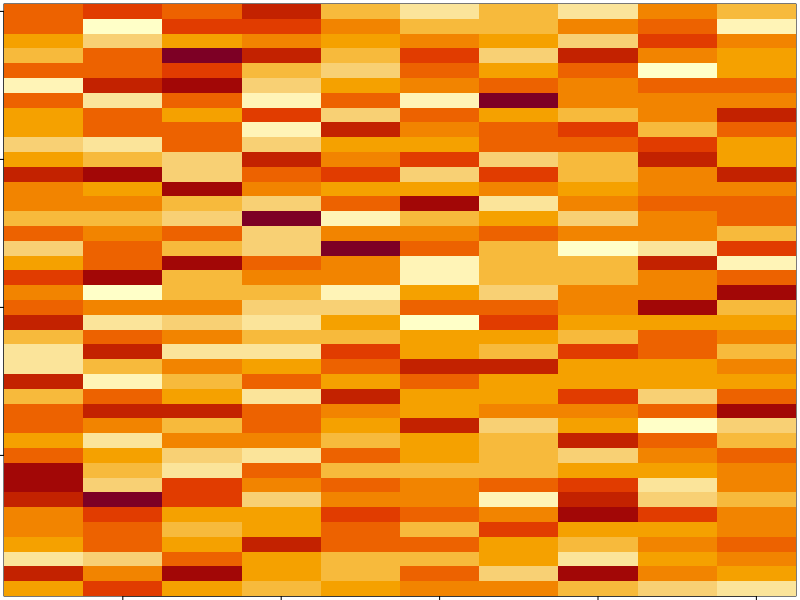
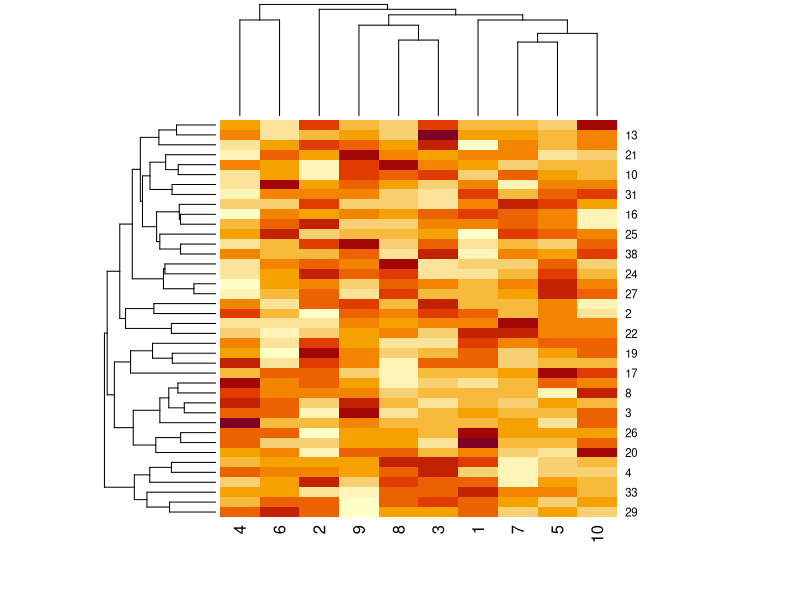
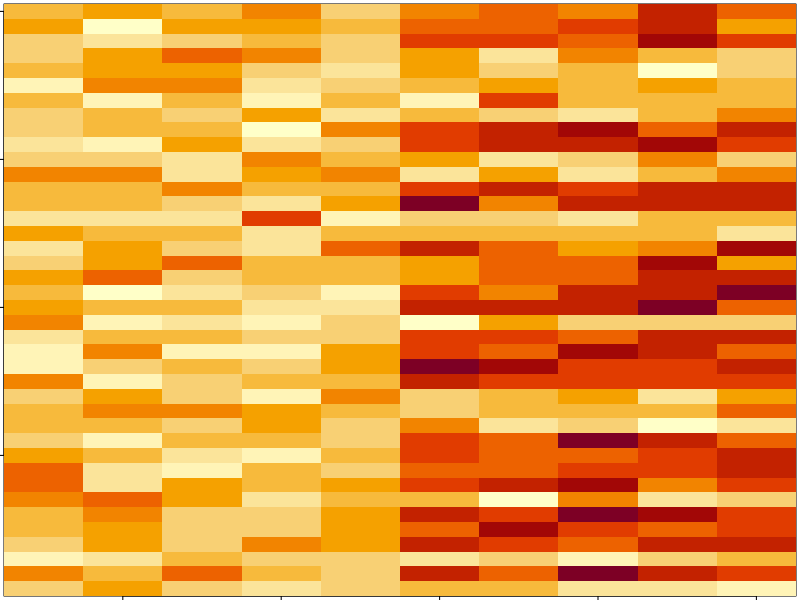
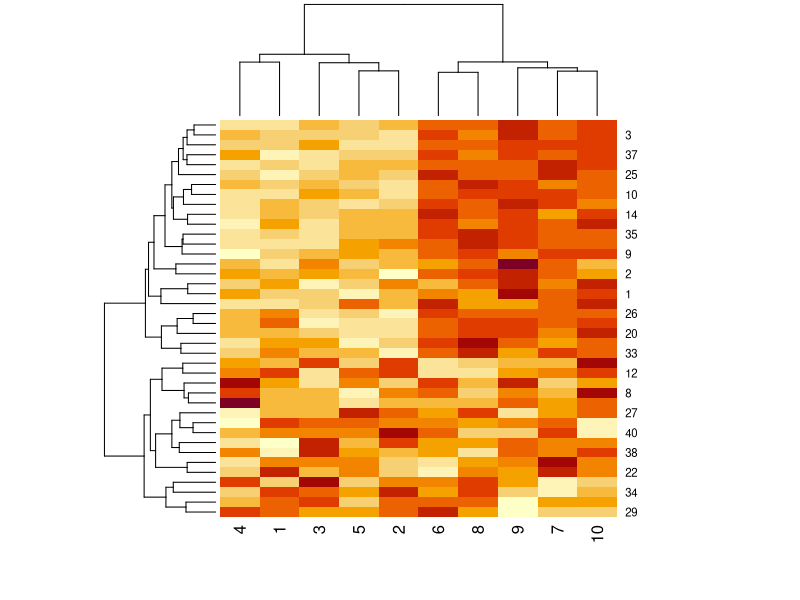
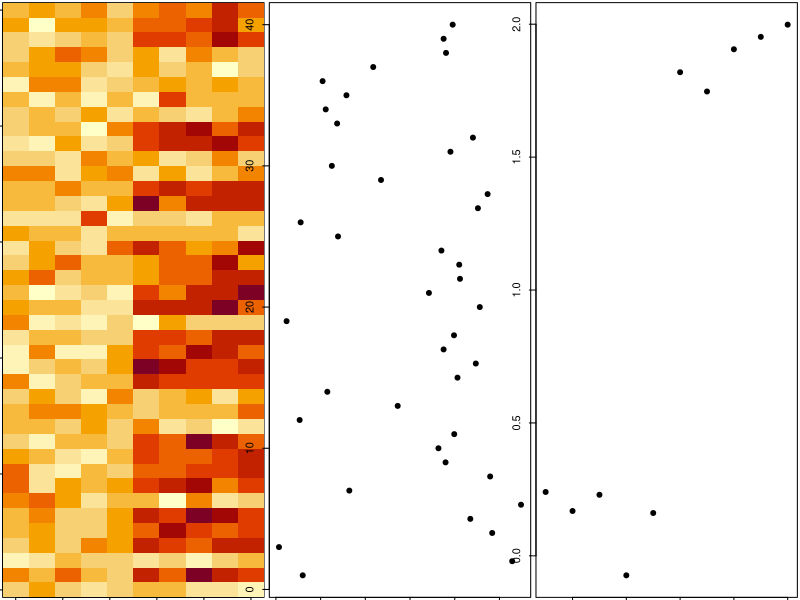
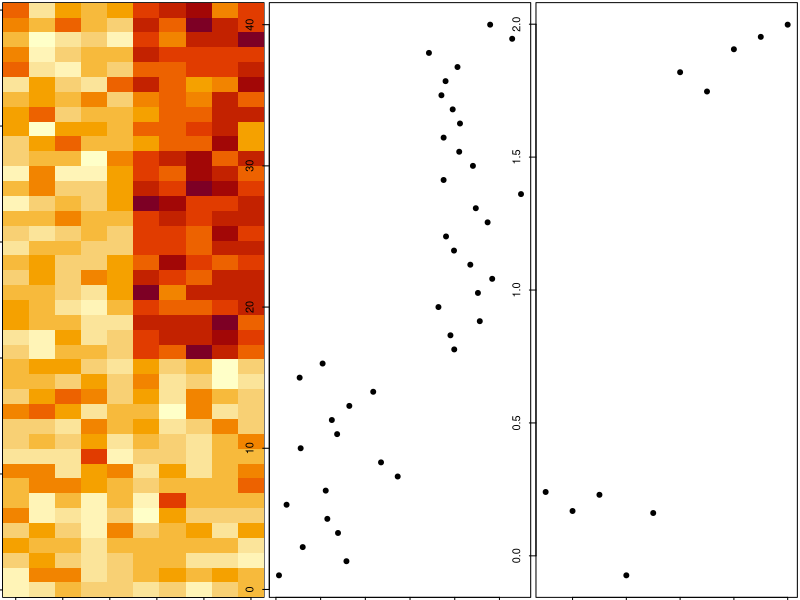
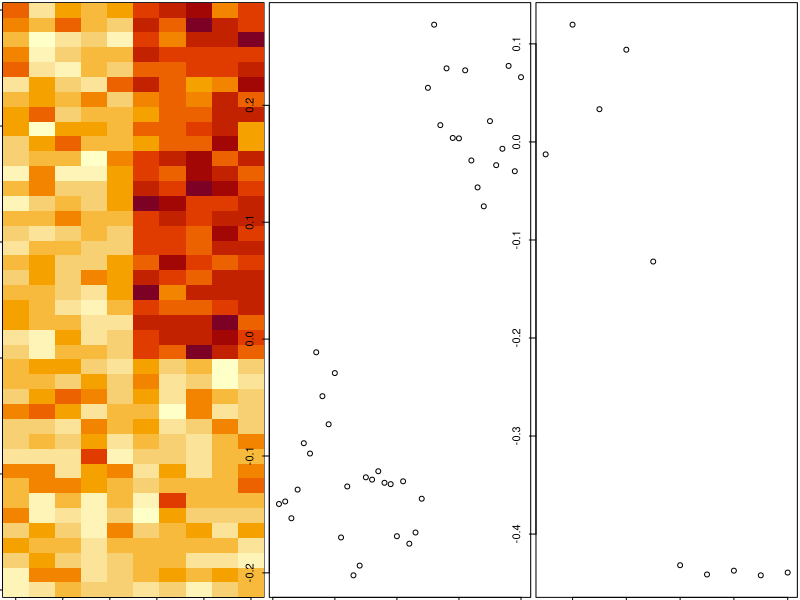
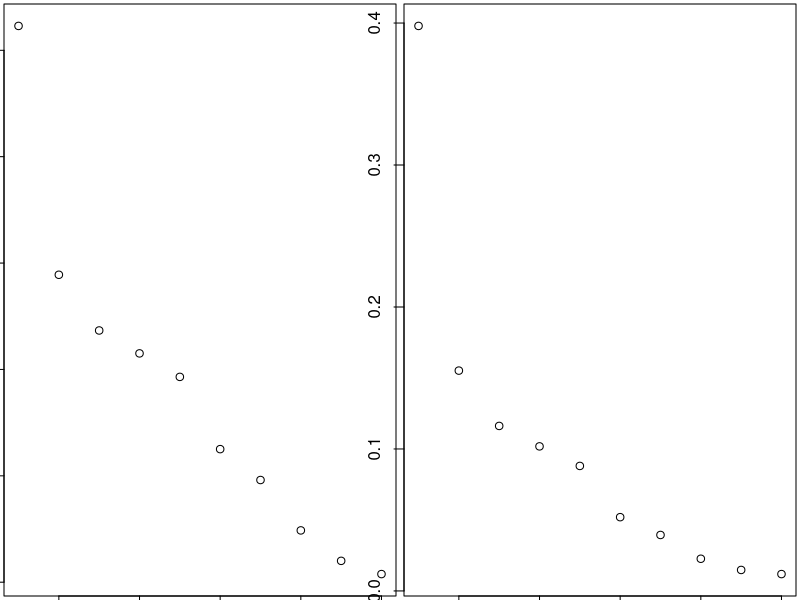

Write the R code that produced these figures, in order.
set.seed(12345)
par(mar=rep(0.2,4))
dataMatrix = matrix(rnorm(400),nrow=40)
image(1:10,1:40,t(dataMatrix)[,nrow(dataMatrix):1]) 

heatmap(dataMatrix) #heatmap clusters the raws and cols and there is no pattern in the data

##Let's add a pattern
set.seed(678910)
for(i in 1:40){
  #flip a coin
  coinFlip=rbinom(1, size=1, prob=0.5)
  #if coin is heads, add a common pattern to that raw
  if(coinFlip){
    dataMatrix[i,] = dataMatrix[i,] + rep(c(0,3), each=5)
  }
}

image(1:10,1:40,t(dataMatrix)[,nrow(dataMatrix):1]) #now there is a pattern in the underlying data
heatmap(dataMatrix) #and this pattern is even more visible if we use heatmap() 
# PATTERN : les colonnes de droite ont des valeurs plus importantes que celles de gauche 
# pour 1 ligne sur 2 environ

#patterns in raws and columns
par(mfrow=c(1,3))
image(t(dataMatrix)[,nrow(dataMatrix):1])
plot(rowMeans(dataMatrix), 40:1, xlab="Row Mean", ylab="Row", pch=19)
plot(colMeans(dataMatrix), xlab="Column", ylab="Column Mean", pch=19)
# mais on les voit encore mieux si on regroupe les lignes / colonnes proches
hh=hclust(dist(dataMatrix))
dataMatrixOrdered=dataMatrix[hh$order,]
image(t(dataMatrixOrdered)[,nrow(dataMatrixOrdered):1])
plot(rowMeans(dataMatrixOrdered), 40:1, xlab="Row Mean", ylab="Row", pch=19)
plot(colMeans(dataMatrixOrdered), xlab="Column", ylab="Column Mean", pch=19)

#SVD - Approche plus formelle pour mettre en évidence les patterns
svd1 = svd(scale(dataMatrixOrdered))
u = svd1$u #dim(u)=(40,10)
v = svd1$v #dim(v)=(10,10)
par(mfrow=c(1,3))
image(t(dataMatrixOrdered)[,nrow(dataMatrixOrdered):1])
plot(u[,1], xlab="U - First Left Singular Vector")
plot(v[,1], xlab="V - First Right Singular Vector")

#SVD - Variance expliquée
par(mfrow=c(1,2))
plot(svd1$d, xlab="Column", ylab="Singular Value")
plot(svd1$d^2/sum(svd1$d^2), xlab="Column", ylab="Property of Variance Explained")
## les composants sont ordonnés de sorte que le 1er composant explique la variation 
## la plus importante et le dernier la variation la moins importante


